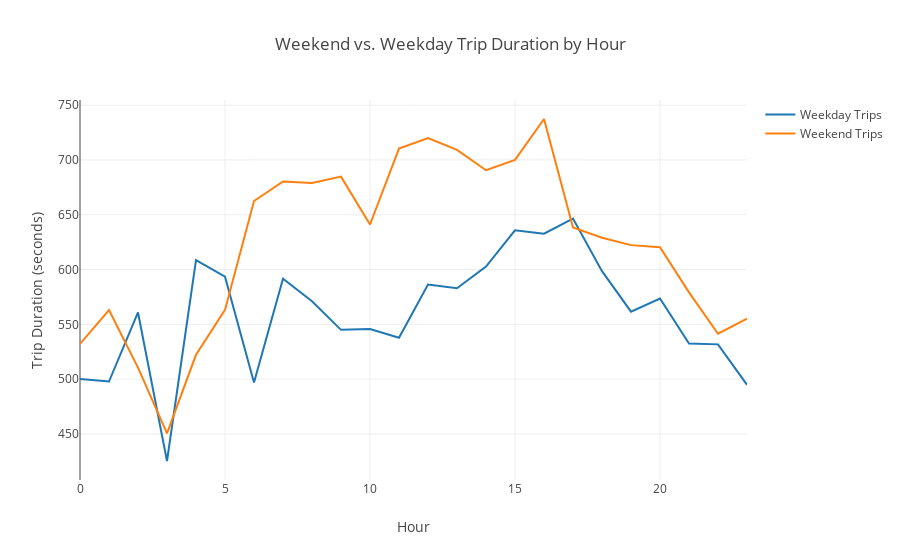

Here is the notebook cell this chart was saved with:
### Code cell
trace1 = go.Scatter(
    x = trip_dist.loc[weekday, 'start_hour'].tolist(),
    y = trip_dist.loc[weekday, 'tripDist'].tolist(), 
    name='Weekday Trips', 
    mode='lines'
)

trace2 = go.Scatter(
    x = trip_dist.loc[weekend, 'start_hour'].tolist(),
    y = trip_dist.loc[weekend, 'tripDist'].tolist(), 
    name='Weekend Trips', 
    mode='lines'
)

data = [trace1, trace2]

layout = go.Layout(
                  title='Weekend vs. Weekday Trip Duration by Hour',
                  xaxis=dict(title='Hour'), 
                  yaxis=dict(title='Trip Duration (seconds)'))

fig = go.Figure(data=data, layout=layout)

iplot(fig)

### Figure 1 — Plotly figure (JSON) as saved in the notebook; plotly's stock layout.template omitted (floating-point values rounded to 4 significant figures)
{"data": [{"mode": "lines", "name": "Weekday Trips", "type": "scatter", "x": [0, 1, 2, 3, 4, 5, 6, 7, 8, 9, 10, 11, 12, 13, 14, 15, 16, 17, 18, 19, 20, 21, 22, 23], "y": [500.3, 497.8, 560.9, 425.3, 608.6, 593.5, 497.0, 591.7, 571.0, 545.0, 545.6, 537.7, 586.3, 583.0, 602.8, 635.8, 632.7, 646.6, 598.5, 561.6, 573.6, 532.5, 531.7, 494.8]}, {"mode": "lines", "name": "Weekend Trips", "type": "scatter", "x": [0, 1, 2, 3, 4, 5, 6, 7, 8, 9, 10, 11, 12, 13, 14, 15, 16, 17, 18, 19, 20, 21, 22, 23], "y": [532.1, 563.0, 510.6, 450.5, 522.2, 563.2, 662.5, 680.3, 678.9, 684.8, 641.1, 710.4, 720.0, 709.1, 690.6, 700.0, 737.3, 638.4, 629.0, 622.3, 620.3, 579.1, 541.4, 555.2]}], "layout": {"title": "Weekend vs. Weekday Trip Duration by Hour", "xaxis": {"title": "Hour"}, "yaxis": {"title": "Trip Duration (seconds)"}}}
